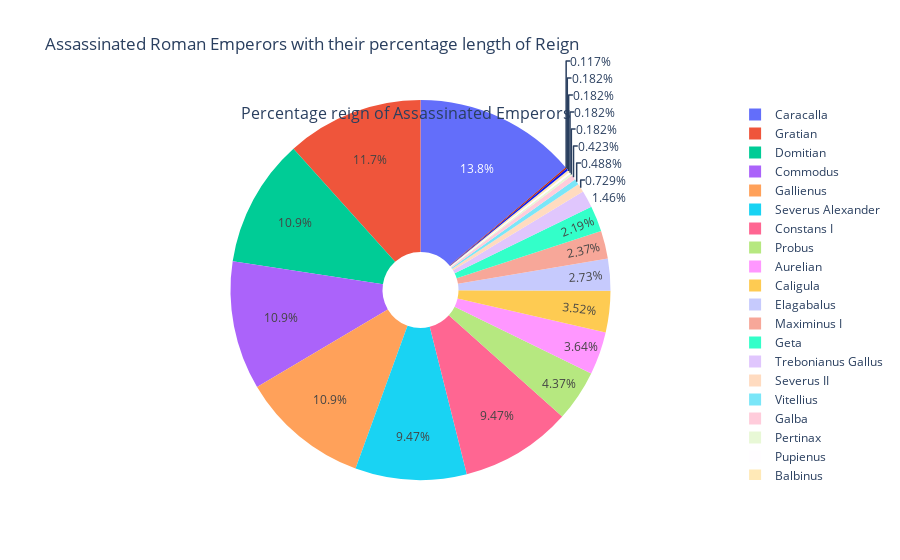

The notebook cell saved with this chart:
### Code cell
# Generating pie chart using plotly to show Assassinated Roman Emperors with their percentage length of Reign

# Defining pie_chart and pie_chart_list to be used in generating pie chart
pie_chart = Emperors_data_sort.Length_of_Reign
pie_chart_list = Emperors_data_sort['Length_of_Reign']

# defining labels
labels = Emperors_data_sort.Emperor

# defining figure with below standard information
fig = {
  "data": [
    {
      "values": pie_chart_list,
      "labels": labels,
      "domain": {"x": [.5, .5]},
      "name": "Percentage length reign of Assassinated Emperors",
      "hoverinfo":"label+percent+name",
      "hole": .2,
      "type": "pie"
    },],

    # defining layout information
  "layout": {
        "title":"Assassinated Roman Emperors with their percentage length of Reign",
        "annotations": [
            { "font": { "size": 16},
              "showarrow": False,
              "text": "Percentage reign of Assassinated Emperors",
                "x": 0.2,
                "y": 1
            
             
            },
        ]
    }
}

iplot(fig)                # plotting the figure and displayed as below

# Note: Howering on each block displays respective Emperor's name, text information with their percentage length of reign.

### Figure 1 — Plotly figure (JSON) as saved in the notebook; plotly's stock layout.template omitted (floating-point values rounded to 4 significant figures)
{"data": [{"domain": {"x": [0.5, 0.5]}, "hole": 0.2, "hoverinfo": "label+percent+name", "labels": ["Caligula", "Galba", "Vitellius", "Domitian", "Commodus", "Pertinax", "Caracalla", "Geta", "Elagabalus", "Severus Alexander", "Maximinus I", "Pupienus", "Balbinus", "Trebonianus Gallus", "Aemilian", "Gallienus", "Aurelian", "Florian", "Probus", "Severus II", "Constans I", "Gratian"], "name": "Percentage length reign of Assassinated Emperors", "type": "pie", "values": [4.83, 0.58, 0.67, 15, 15, 0.25, 19, 3, 3.75, 13, 3.25, 0.25, 0.25, 2, 0.16, 15, 5, 0.25, 6, 1, 13, 16]}], "layout": {"annotations": [{"font": {"size": 16}, "showarrow": false, "text": "Percentage reign of Assassinated Emperors", "x": 0.2, "y": 1}], "title": {"text": "Assassinated Roman Emperors with their percentage length of Reign"}}}
